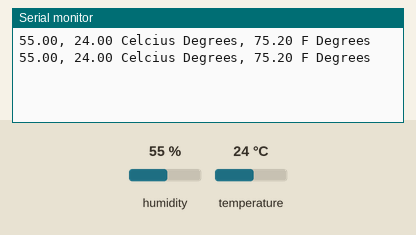
Recording of a sketch running on a simulated Arduino Uno, built with avr-gcc and run on an emulated ATmega328P. Parts: the last lines printed to the serial monitor. Inputs (shaded band) come from the test bench; at power-on: humidity 55 %, temperature 24 °C.

Above: at 1.7 s.
1.8 s: humidity set to 22 %
At 4.0 s:
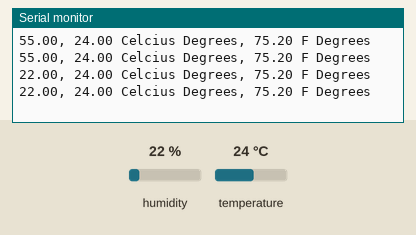
4.5 s: temperature set to 12 °C
At 5.4 s:
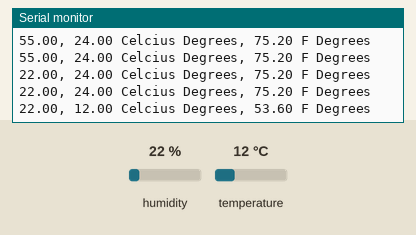
7.2 s: humidity set to 40 %
At 8.4 s:
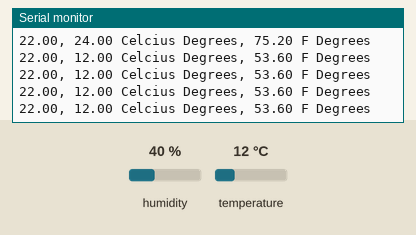
Timing chart, 0 to 10.2 s (numbered marks = the images above; inputs shaded):
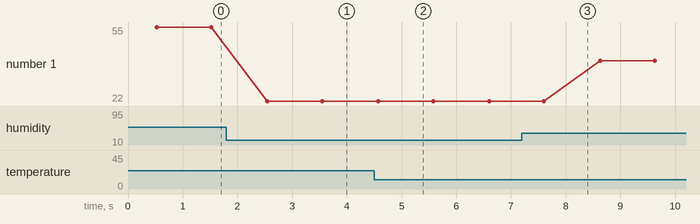

The sketch:

Temp_HumidSensor.ino
```cpp
#include <DHT.h>
#include <DHT_U.h>


#define Type DHT11
int DHT11Pin=2;
DHT sens(DHT11Pin,Type);
float humidity;
float Celcius;
float F;
void setup() {
  // put your setup code here, to run once:
Serial.begin(9600);
sens.begin();
delay(500);
}

void loop() {
//   put your main code here, to run repeatedly:
humidity=sens.readHumidity();
Celcius=sens.readTemperature();
F=sens.readTemperature(true);
Serial.print(humidity);
Serial.print(", ");
Serial.print(Celcius);
Serial.print(" Celcius Degrees");
Serial.print(", ");
Serial.print(F);
Serial.println(" F Degrees");
delay(1000);
}
```

Measured:
- after the input at 1.8 s, the serial monitor: prints a new line after 0.75 s (image 1)
- after the input at 4.5 s, the serial monitor: prints a new line after 0.08 s (image 2)
- plotted number 1: 55 → 22 after the input at 1.8 s, 22 → 40 after the input at 7.2 s
